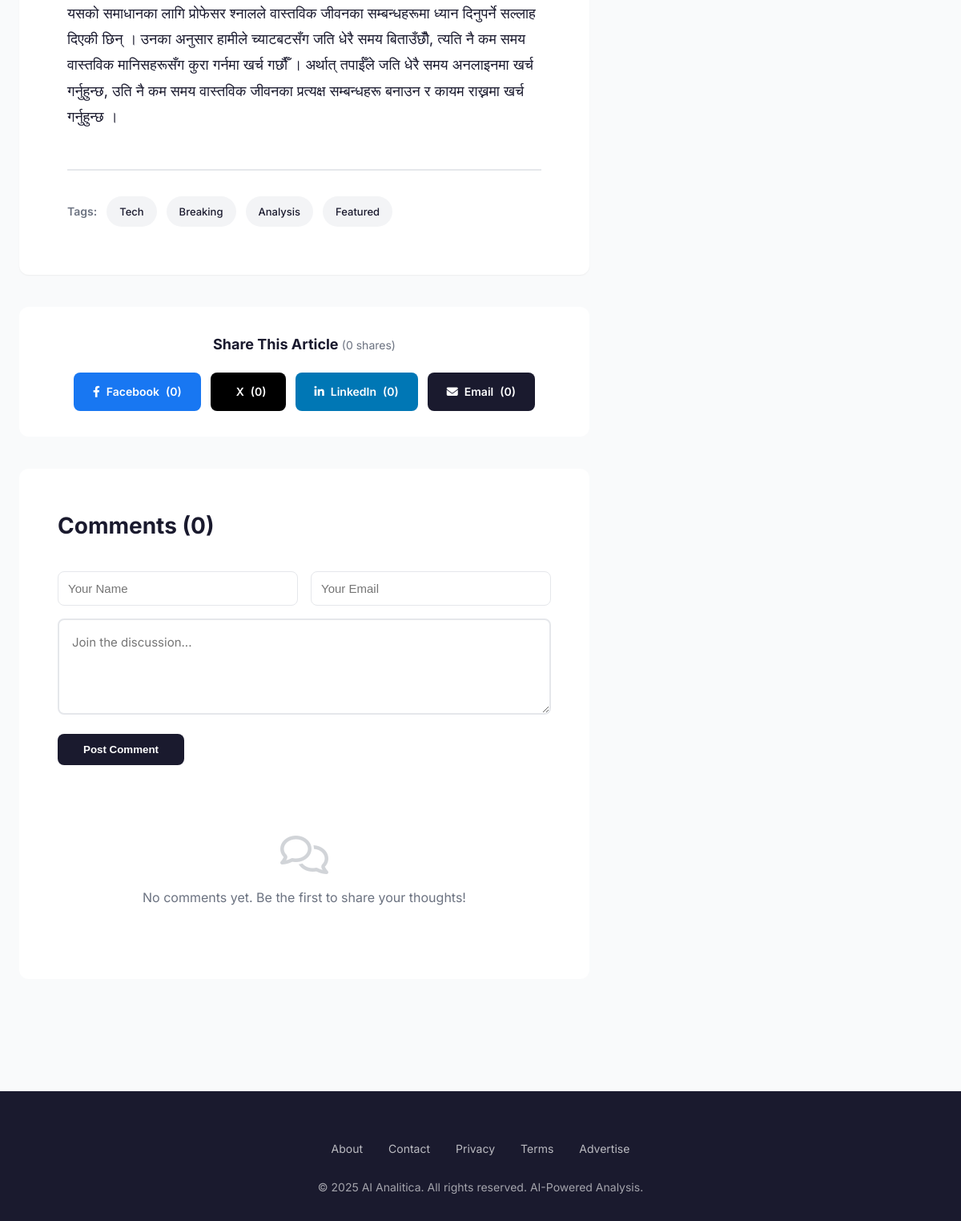
Before: /news/4/ (lower part) with the older database file.
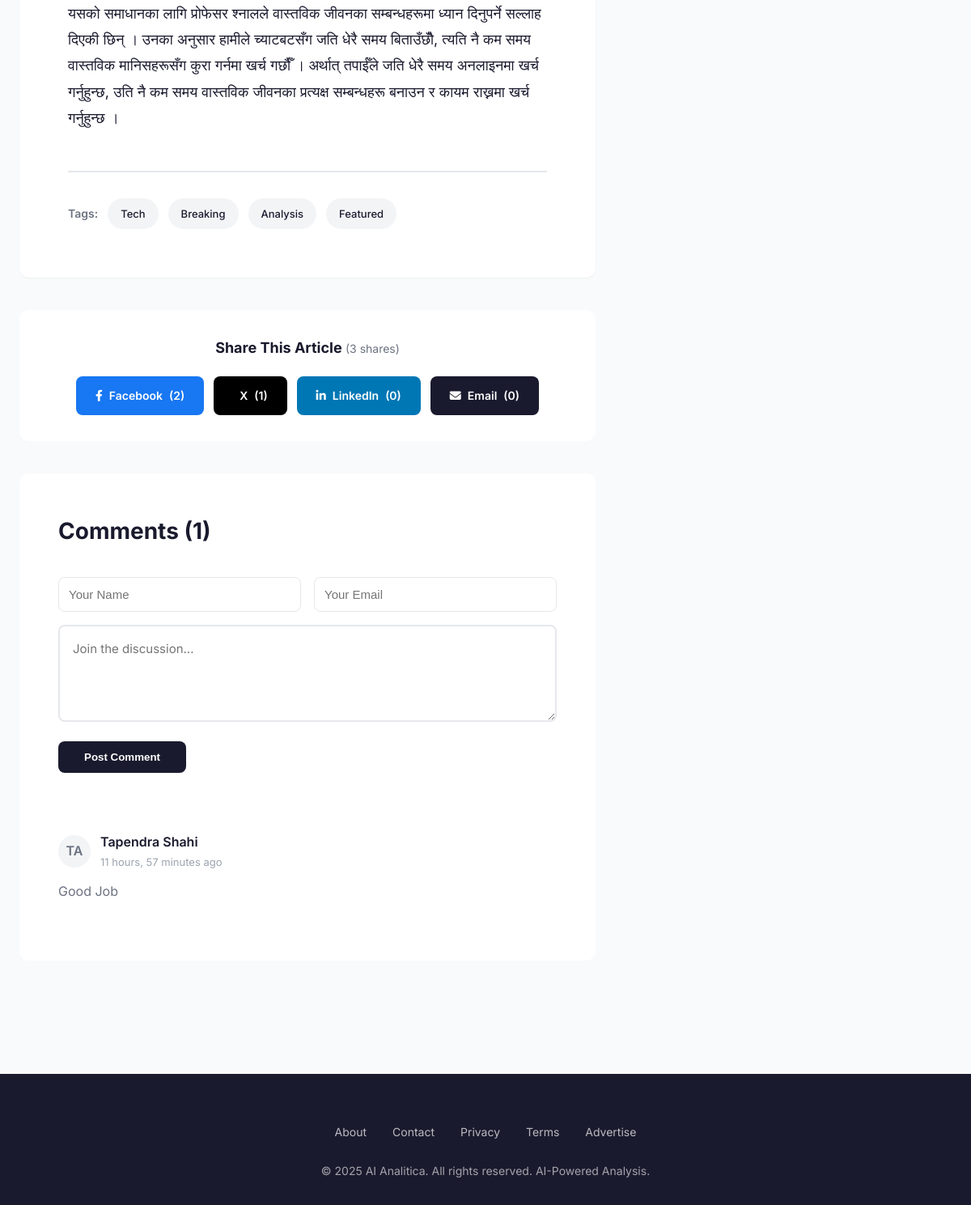
After: the same page with the newer database file.
### news/models.py (models this page shows, shortened)
class Comment(models.Model):
    news = models.ForeignKey(News, on_delete=models.CASCADE, related_name='comments')
    name = models.CharField(max_length=100, help_text="Commenter's name")
    email = models.EmailField(help_text="Commenter's email (not displayed publicly)")
    text = models.TextField(help_text="Comment text")
    created_at = models.DateTimeField(auto_now_add=True)
    is_approved = models.BooleanField(default=True, help_text="Whether this comment is approved for display")
    class Meta:
        ordering = ['-created_at']
        verbose_name = 'Comment'
        verbose_name_plural = 'Comments'

### news/views.py (the view, shortened to what this page needs)
# urls.py: path('news/<int:pk>/', views.news_detail, name='news_detail'),
def news_detail(request, pk):
    news = get_object_or_404(News, pk=pk)
    comments = news.comments.filter(is_approved=True).order_by('-created_at')
    comment_count = comments.count()
    related_articles = News.objects.filter(category=news.category).exclude(pk=pk).order_by('-created_at')[:3]
    share_counts = {}
    for platform in ['facebook', 'twitter', 'linkedin', 'email']:
        try:
            share = ShareCount.objects.get(news=news, platform=platform)
            share_counts[platform] = share.count
        except ShareCount.DoesNotExist:
            share_counts[platform] = 0
    total_shares = sum(share_counts.values())
    context = {
        'news': news,
        'comments': comments,
        'comment_count': comment_count,
        'related_articles': related_articles,
        'share_counts': share_counts,
        'total_shares': total_shares,
    }
    return render(request, 'news/news_detail.html', context)

### news/templates/news/news_detail.html (shortened to what the changed rows need)
<!DOCTYPE html>
<html lang="en">
<head>
    <link rel="stylesheet" href="https://cdnjs.cloudflare.com/ajax/libs/font-awesome/6.4.0/css/all.min.css">
</head>
<body>
<div class="container">
    <div class="content-layout">
        <main>
            <div class="share-section">
                <h4>Share This Article <span style="color: var(--text-secondary); font-size: 14px; font-weight: 400;">({{ total_shares }} shares)</span></h4>
                <div class="share-buttons">
                    <a href="#" class="share-btn facebook" data-platform="facebook" onclick="shareOnPlatform(event, 'facebook')">
                        <i class="fab fa-facebook-f"></i>
                        Facebook <span class="share-count" data-platform="facebook">({{ share_counts.facebook }})</span>
                    </a>
                    <a href="#" class="share-btn twitter" data-platform="twitter" onclick="shareOnPlatform(event, 'twitter')">
                        X <span class="share-count" data-platform="twitter">({{ share_counts.twitter }})</span>
                    </a>
                </div>
            </div>
            <div class="comments-section">
                <h3 class="comments-header">Comments ({{ comment_count }})</h3>
                <form class="comment-form" method="post">
                    <div style="display: grid; grid-template-columns: 1fr 1fr; gap: 16px; margin-bottom: 16px;">
                    </div>
                    <textarea name="text" placeholder="Join the discussion..." required></textarea>
                    <button type="submit" class="comment-submit">Post Comment</button>
                </form>
                <div class="comments-list">
                    {% if comments %}
                        {% for comment in comments %}
                        <div class="comment">
                            <div class="comment-header">
                                <div class="comment-avatar">{{ comment.name|slice:":2"|upper }}</div>
                                <div>
                                    <div class="comment-author">{{ comment.name }}</div>
                                    <div class="comment-time">{{ comment.created_at|timesince }} ago</div>
                                </div>
                            </div>
                            <p class="comment-text">
                                {{ comment.text }}
                            </p>
                        </div>
                        {% endfor %}
                    {% else %}
                        <div style="text-align: center; padding: 40px 20px; color: var(--text-secondary);">
                            <i class="far fa-comments" style="font-size: 48px; margin-bottom: 16px; opacity: 0.3;"></i>
                            <p style="font-size: 16px;">No comments yet. Be the first to share your thoughts!</p>
                        </div>
                    {% endif %}
                </div>
            </div>
        </main>
    </div>
</div>
</body>
</html>

Changed rows visible on the page:
added Comment: name "TA", name "Tapendra Shahi", created_at "11 hours, 57 minutes", text "Good Job"
Other visible differences:
{{ total_shares }}: "0" → "3"
{{ share_counts.facebook }}: "0" → "2"
{{ share_counts.twitter }}: "0" → "1"
{{ comment_count }}: "0" → "1"
text no longer shown: "No comments yet. Be the first to share your thoughts!"
